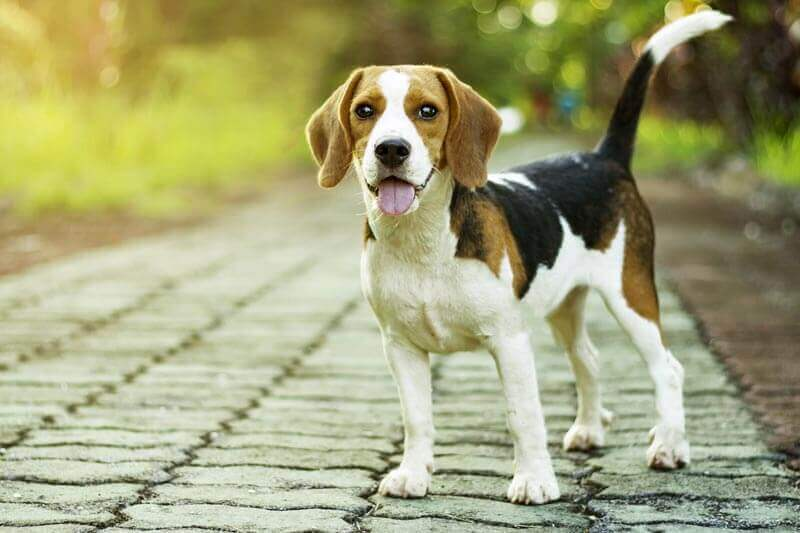
#> input picture homework/homework_06/input.jpg, 800 x 533 px
$ jupyter execute pillow.ipynb
#> lines starting #> are read from the running program, lines starting #| are printed output that depends on the picture
[cell 1]
from PIL import Image, ImageFilter, ImageFile
import PIL.ImageOps


with Image.open('input.jpg') as inp:
#> inp is the input picture: PIL image 800x533 RGB; mean R, G, B 161.9, 162.4, 119.4
    inp.show()
    invert_img = PIL.ImageOps.invert(inp)
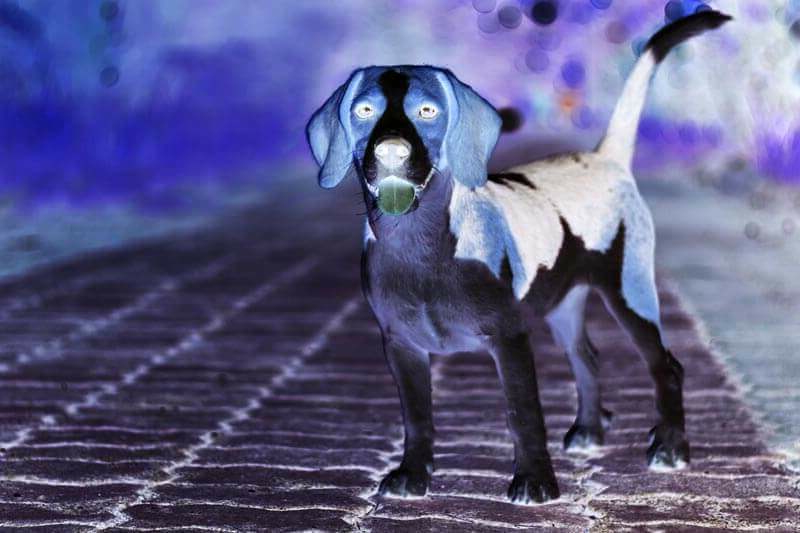
#> invert_img: PIL image 800x533 RGB; mean R, G, B 93.1, 92.6, 135.6
    invert_img.show()
    blur_img = invert_img.filter(ImageFilter.BoxBlur(10))
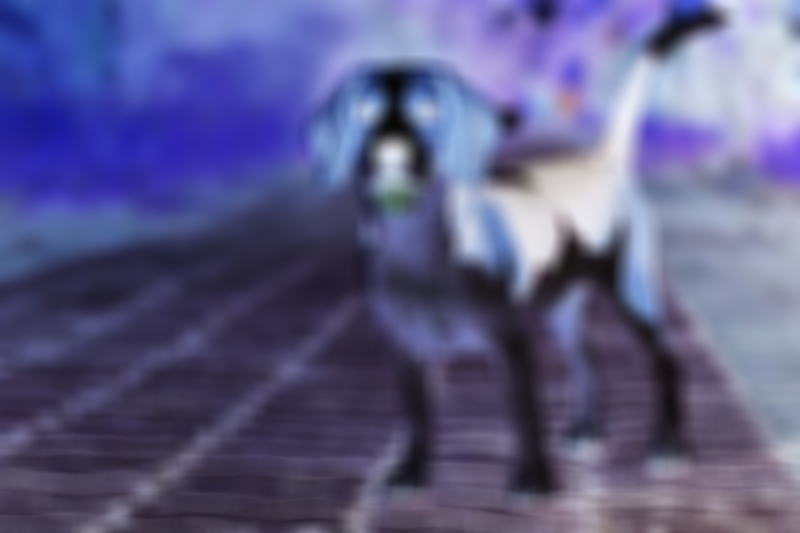
#> blur_img: PIL image 800x533 RGB; mean R, G, B 93.1, 92.6, 135.6
    blur_img.show()
    blur_img.save('Blured_Inverted_Input.jpg')
